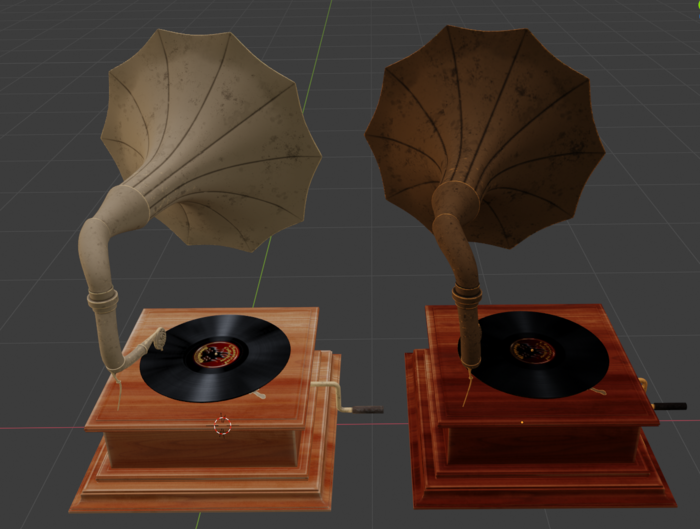
#> input picture SH-31_PY/lab3/image/1.png, 700 x 529 px
$ python 'Convert to Grayscale.py'
#> lines starting #> are read from the running program, lines starting #| are printed output that depends on the picture
import cv2 as cv
import numpy as np
from matplotlib import pyplot as plt
img = cv.imread('image/1.png')
#> img is the input picture: shape (529, 700, 3); mean B, G, R 46.5, 54.8, 69.3

def rgp_2_gray_Single_color_channel(img,i=0):
    if i<=2 and i>=0:
        return img[:,:,i].astype('uint8')

def rgp_2_gray_Averaging(img):
    gray_img =  ((img[:,:,0]+img[:,:,1]+img[:,:,2])/3)
    gray_img.round
    return gray_img.astype('uint8')

def rgp_2_gray_Luminance(img):
    gray_img = ( (0.3* (img[:,:,0])) + (0.59*(img[:,:,1])) + (0.11*(img[:,:,2])) )

    return gray_img.astype('uint8')

def rgp_2_gray_Desaturation_avg(img):
    red_channel = img[:, :, 0]
    green_channel = img[:, :, 1]
    blue_channel = img[:, :, 2]

    max_rgb = np.maximum.reduce([red_channel, green_channel, blue_channel])
    min_rgb = np.minimum.reduce([red_channel, green_channel, blue_channel])

    gray_image = (max_rgb + min_rgb) / 2
    return gray_image.astype('uint8')

def rgp_2gray_Decomposing(img,i=0):
    red_channel = img[:, :, 0]
    green_channel = img[:, :, 1]
    blue_channel = img[:, :, 2]
    if i==0:
        gray_image = np.maximum.reduce([red_channel, green_channel, blue_channel])
        return gray_image.astype('uint8')
    else:
        gray_image = np.minimum.reduce([red_channel, green_channel, blue_channel])
        return gray_image.astype('uint8')

def Drawing_the_histogram(img,name,title):
    _histrogram = cv.calcHist([img],[0],None,[256],[0,256])
    plt.figure()
    plt.title(title)
    plt.plot(_histrogram, color='black')
    plt.bar(np.arange(len(_histrogram)), _histrogram, color='black')
    plt.ylabel('Number of Pixels')
    plt.xlabel('Pixel Value')
    plt.savefig("hist_" + name)


cv.imshow("rgp imagr",img)
cv.imshow('gray Single color channel 0',rgp_2_gray_Single_color_channel(img,0))
#> in rgp_2_gray_Single_color_channel, `return img[:,:,i].astype('uint8')`:
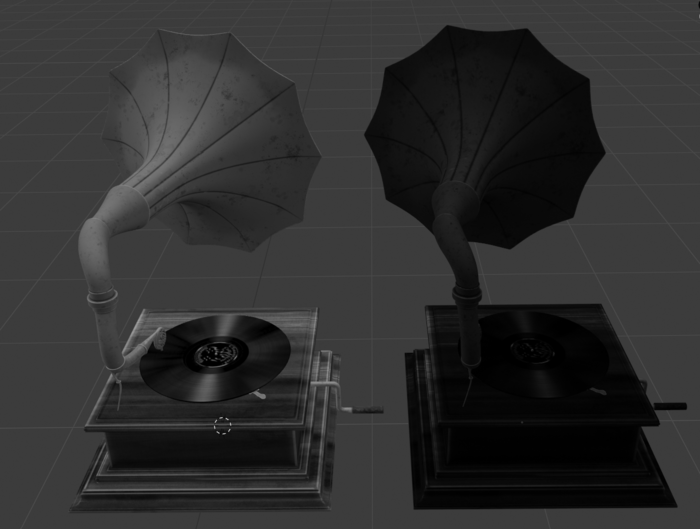
#> returned value: shape (529, 700); min 0, max 172, mean 46.5
cv.imshow('gray Single color channel 1',rgp_2_gray_Single_color_channel(img,1))
#> call 2 of rgp_2_gray_Single_color_channel, with i = 1
#> in rgp_2_gray_Single_color_channel (call 2), `return img[:,:,i].astype('uint8')`:
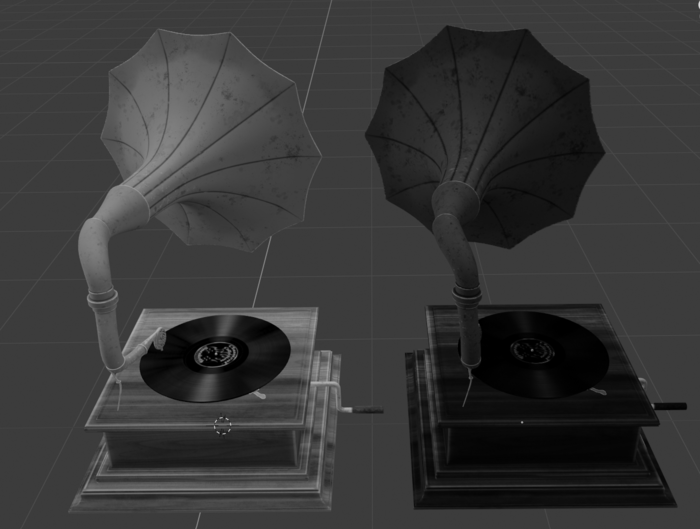
#> returned value: shape (529, 700); min 0, max 217, mean 54.8
cv.imshow('gray Single color channel 2',rgp_2_gray_Single_color_channel(img,2))
#> call 3 of rgp_2_gray_Single_color_channel, with i = 2
#> in rgp_2_gray_Single_color_channel (call 3), `return img[:,:,i].astype('uint8')`:
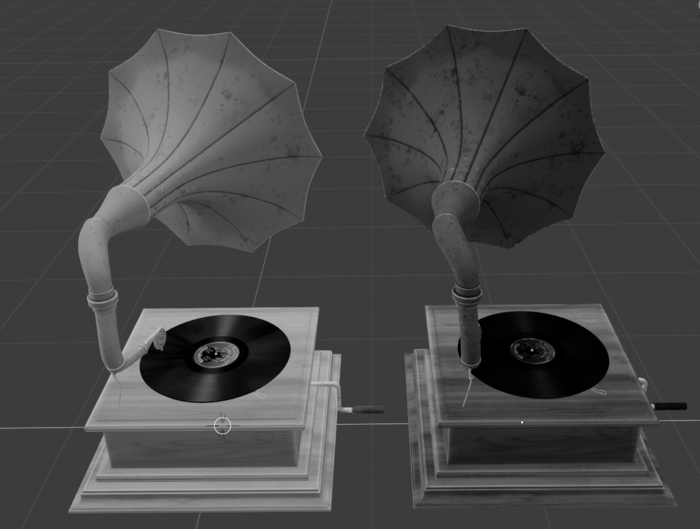
#> returned value: shape (529, 700); min 0, max 245, mean 69.3
cv.imshow('Averaging ',rgp_2_gray_Averaging(img))
#> in rgp_2_gray_Averaging, `gray_img =  ((img[:,:,0]+img[:,:,1]+img[:,:,2])/3)`:
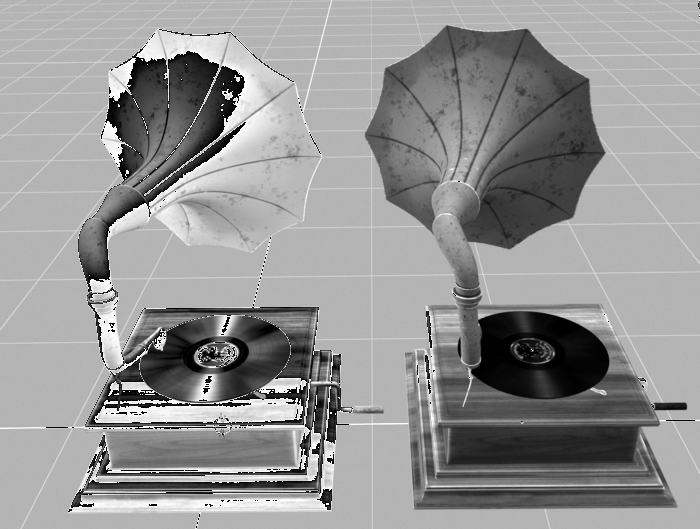
#> gray_img: shape (529, 700) float64; min 0, max 85, mean 49.4; drawn with min black and max white
#> in rgp_2_gray_Averaging, `return gray_img.astype('uint8')`:
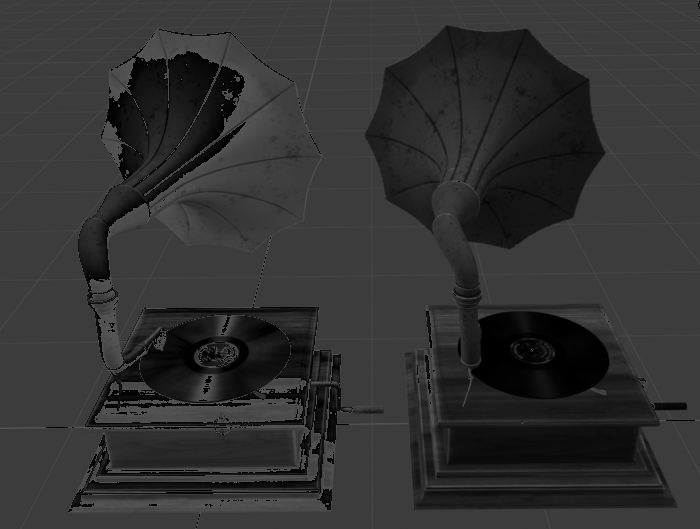
#> returned value: shape (529, 700); min 0, max 85, mean 49.3
cv.imshow('Luminance ',rgp_2_gray_Luminance(img))
cv.imshow('Desaturation avg val',rgp_2_gray_Desaturation_avg(img))
#> in rgp_2_gray_Desaturation_avg, `gray_image = (max_rgb + min_rgb) / 2`:
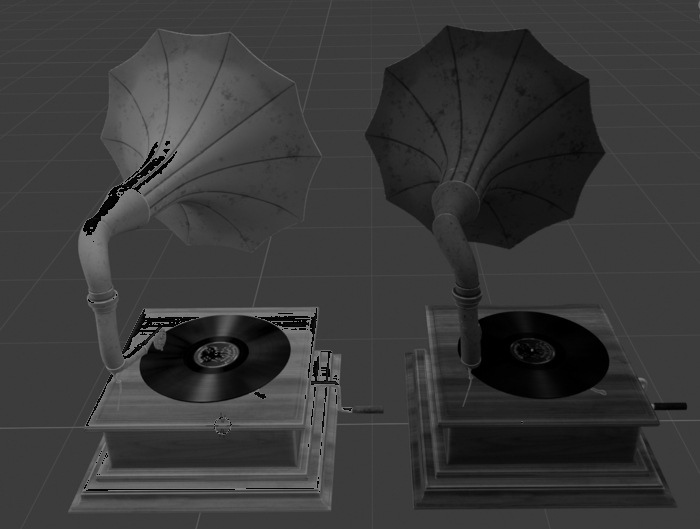
#> gray_image: shape (529, 700) float64; min 0, max 127.5, mean 56.7
cv.imshow('Desaturation max val',rgp_2gray_Decomposing(img,0))
cv.imshow('Desaturation max val',rgp_2gray_Decomposing(img,0))
cv.imshow('Desaturation min val',rgp_2gray_Decomposing(img,1))
cv.imshow("rgp imagr",img)
cv.waitKey(0)
Drawing_the_histogram(img,'hostgram','img1')
#> (the run stopped early here; a loop or call above may not have finished)

$ run again, with SH-31_PY/lab3/image/source (2).png copied over SH-31_PY/lab3/image/1.png
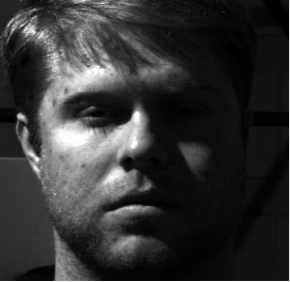
#> input picture SH-31_PY/lab3/image/source (2).png, 290 x 282 px
#> img is the input picture: shape (282, 290, 3); min 0, max 255, mean 51.3
#> in rgp_2_gray_Averaging, `gray_img =  ((img[:,:,0]+img[:,:,1]+img[:,:,2])/3)`:
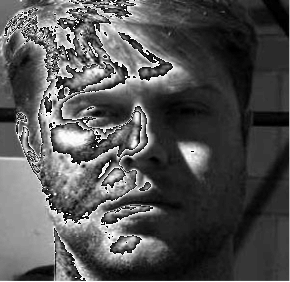
#> gray_img: shape (282, 290) float64; min 0, max 85, mean 27.6; drawn with min black and max white
#> in rgp_2_gray_Desaturation_avg, `gray_image = (max_rgb + min_rgb) / 2`:
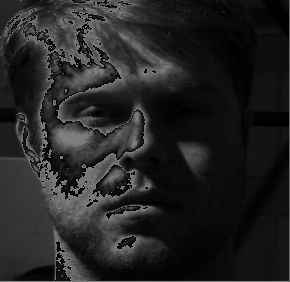
#> gray_image: shape (282, 290) float64; min 0, max 127, mean 35.6

$ run again, with SH-31_PY/lab3/image/template (2).png copied over SH-31_PY/lab3/image/1.png
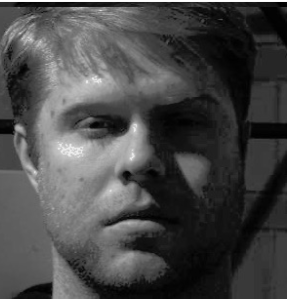
#> input picture SH-31_PY/lab3/image/template (2).png, 287 x 299 px
#> img is the input picture: shape (299, 287, 3); min 0, max 255, mean 71.3
#> in rgp_2_gray_Averaging, `gray_img =  ((img[:,:,0]+img[:,:,1]+img[:,:,2])/3)`:
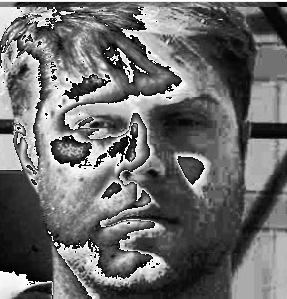
#> gray_img: shape (299, 287) float64; min 0, max 85, mean 36.2; drawn with min black and max white
#> in rgp_2_gray_Desaturation_avg, `gray_image = (max_rgb + min_rgb) / 2`:
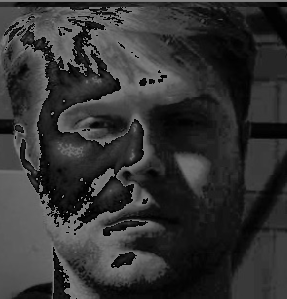
#> gray_image: shape (299, 287) float64; min 0, max 127, mean 50.7
